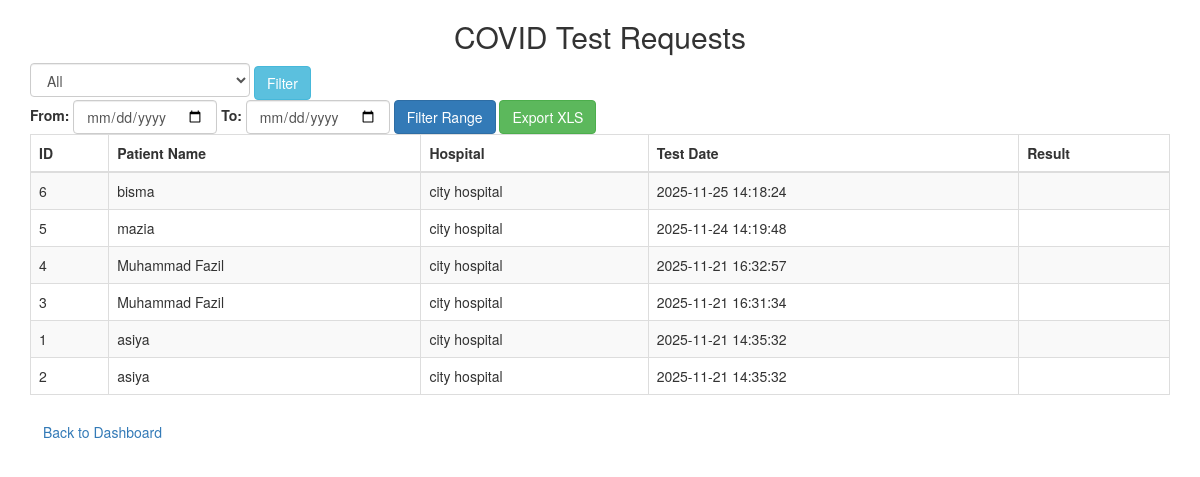
The page /admin/covid_test_requests.php (signed in) on the database its author committed.
### tables this page shows
CREATE TABLE `covid_test_requests` (
  `id` int(11) NOT NULL,
  `patient_name` varchar(100) DEFAULT NULL,
  `email` varchar(100) DEFAULT NULL,
  `phone` varchar(20) DEFAULT NULL,
  `symptoms` text DEFAULT NULL,
  `hospital_name` varchar(150) DEFAULT NULL,
  `request_date` timestamp NOT NULL DEFAULT current_timestamp(),
  `request_status` varchar(20) DEFAULT 'Pending',
  `covid_result` varchar(50) DEFAULT NULL,
  `result` varchar(20) DEFAULT '',
  `remarks` text DEFAULT NULL,
  `result_file` varchar(255) DEFAULT NULL
);

### admin/covid_test_requests.php (the view, shortened to what this page needs)
<?php
include 'db_connect.php';
$where = "";
$start_date = '';
$end_date = '';
$where2 = '';
$result = $conn->query("SELECT * FROM covid_test_requests $where2 $where ORDER BY request_date DESC");
?>
<!DOCTYPE html>
<html>
<head>
    <link rel="stylesheet" href="../css/bootstrap.min.css">
</head>
<body class="container mt-5">
    <h2 class="text-center mb-4">COVID Test Requests</h2>
    <form method="GET" class="mb-3">
        <select name="filter" class="form-control" style="width:220px; display:inline-block;">
            <option value="">All</option>
        </select>
        <button type="submit" class="btn btn-info">Filter</button>
    </form>
    <form method="POST" class="form-inline mb-3">
        <label>From: </label>
        <input type="date" name="start_date" value="<?= htmlspecialchars($start_date); ?>" class="form-control mx-2" required>
        <label>To: </label>
        <input type="date" name="end_date" value="<?= htmlspecialchars($end_date); ?>" class="form-control mx-2" required>
        <button type="submit" name="filter_range" class="btn btn-primary mx-2">Filter Range</button>
        <button type="submit" name="export" class="btn btn-success">Export XLS</button>
    </form>
    <table class="table table-bordered table-striped">
        <thead>
            <tr><th>ID</th><th>Patient Name</th><th>Hospital</th><th>Test Date</th><th>Result</th></tr>
        </thead>
        <tbody>
            <?php if($result && $result->num_rows > 0): while($row = $result->fetch_assoc()): ?>
            <tr>
                <td><?= $row['id']; ?></td>
                <td><?= htmlspecialchars($row['patient_name']); ?></td>
                <td><?= htmlspecialchars($row['hospital_name']); ?></td>
                <td><?= htmlspecialchars($row['request_date']); ?></td>
                <td><?= htmlspecialchars($row['covid_result']); ?></td>
            </tr>
            <?php endwhile; else: ?>
            <tr><td colspan="5" class="text-center">No records found</td></tr>
            <?php endif; ?>
        </tbody>
    </table>
    <a href="dashboard.php" class="btn btn-secondary">Back to Dashboard</a>
</body>
</html>

### rows shown on the page
covid_test_requests: id "6", patient_name "bisma", hospital_name "city hospital", request_date "2025-11-25 14:18:24"
covid_test_requests: id "5", patient_name "mazia", hospital_name "city hospital", request_date "2025-11-24 14:19:48"
covid_test_requests: id "4", patient_name "Muhammad Fazil", hospital_name "city hospital", request_date "2025-11-21 16:32:57"
covid_test_requests: id "3", patient_name "Muhammad Fazil", hospital_name "city hospital", request_date "2025-11-21 16:31:34"
covid_test_requests: id "1", patient_name "asiya", hospital_name "city hospital", request_date "2025-11-21 14:35:32"
covid_test_requests: id "2", patient_name "asiya", hospital_name "city hospital", request_date "2025-11-21 14:35:32"
